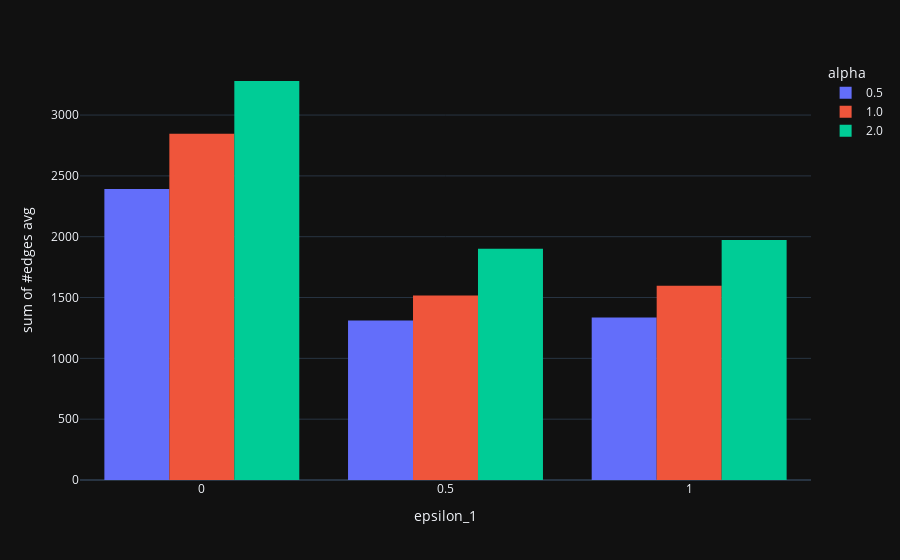
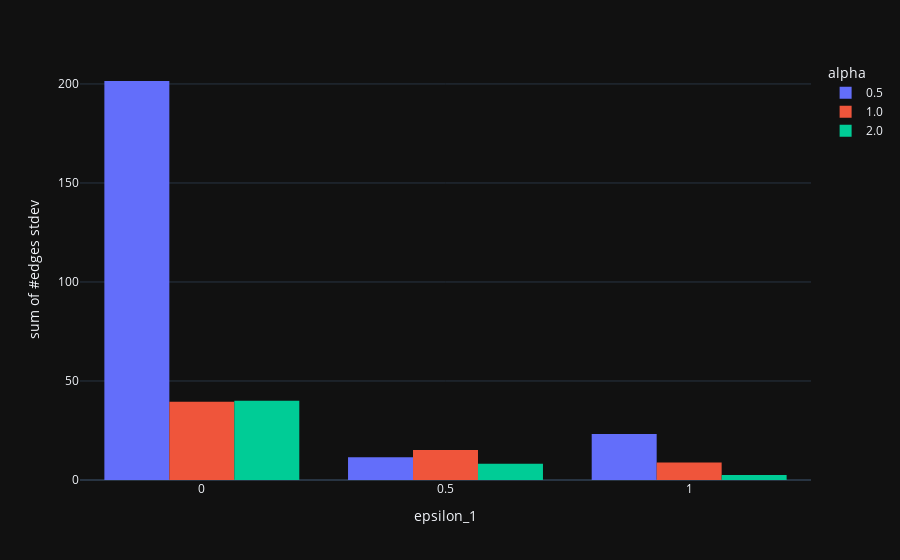

Notebook code for these charts, in order:
### Code cell
graphs = [
    ('epsilon_1', '#edges avg'),
    ('epsilon_1', '#edges stdev')
]
for graph in graphs:
    create_figure(*graph).show()

### Figure 1 — Plotly figure (JSON) as saved in the notebook; plotly's stock layout.template omitted (floating-point values rounded to 4 significant figures)
{"data": [{"alignmentgroup": "True", "bingroup": "x", "histfunc": "sum", "hovertemplate": "alpha=0.5<br>epsilon_1=%{x}<br>sum of #edges avg=%{y}<extra></extra>", "legendgroup": "0.5", "marker": {"color": "#636efa", "pattern": {"shape": ""}}, "name": "0.5", "offsetgroup": "0.5", "orientation": "v", "showlegend": true, "x": [0.01, 0.1, 0.5, 1.0], "xaxis": "x", "y": [1126.0, 1266.0, 1311.0, 1336.0], "yaxis": "y", "type": "histogram"}, {"alignmentgroup": "True", "bingroup": "x", "histfunc": "sum", "hovertemplate": "alpha=1.0<br>epsilon_1=%{x}<br>sum of #edges avg=%{y}<extra></extra>", "legendgroup": "1.0", "marker": {"color": "#EF553B", "pattern": {"shape": ""}}, "name": "1.0", "offsetgroup": "1.0", "orientation": "v", "showlegend": true, "x": [0.01, 0.1, 0.5, 1.0], "xaxis": "x", "y": [1413.0, 1434.0, 1517.0, 1596.0], "yaxis": "y", "type": "histogram"}, {"alignmentgroup": "True", "bingroup": "x", "histfunc": "sum", "hovertemplate": "alpha=2.0<br>epsilon_1=%{x}<br>sum of #edges avg=%{y}<extra></extra>", "legendgroup": "2.0", "marker": {"color": "#00cc96", "pattern": {"shape": ""}}, "name": "2.0", "offsetgroup": "2.0", "orientation": "v", "showlegend": true, "x": [0.01, 0.1, 0.5, 1.0], "xaxis": "x", "y": [1603.0, 1677.0, 1900.0, 1973.0], "yaxis": "y", "type": "histogram"}], "layout": {"xaxis": {"anchor": "y", "domain": [0.0, 1.0], "title": {"text": "epsilon_1"}}, "yaxis": {"anchor": "x", "domain": [0.0, 1.0], "title": {"text": "sum of #edges avg"}}, "legend": {"title": {"text": "alpha"}, "tracegroupgap": 0}, "margin": {"t": 60}, "barmode": "group"}}

### Figure 2 — Plotly figure (JSON) as saved in the notebook; plotly's stock layout.template omitted (floating-point values rounded to 4 significant figures)
{"data": [{"alignmentgroup": "True", "bingroup": "x", "histfunc": "sum", "hovertemplate": "alpha=0.5<br>epsilon_1=%{x}<br>sum of #edges stdev=%{y}<extra></extra>", "legendgroup": "0.5", "marker": {"color": "#636efa", "pattern": {"shape": ""}}, "name": "0.5", "offsetgroup": "0.5", "orientation": "v", "showlegend": true, "x": [0.01, 0.1, 0.5, 1.0], "xaxis": "x", "y": [193.3, 8.149, 11.45, 23.22], "yaxis": "y", "type": "histogram"}, {"alignmentgroup": "True", "bingroup": "x", "histfunc": "sum", "hovertemplate": "alpha=1.0<br>epsilon_1=%{x}<br>sum of #edges stdev=%{y}<extra></extra>", "legendgroup": "1.0", "marker": {"color": "#EF553B", "pattern": {"shape": ""}}, "name": "1.0", "offsetgroup": "1.0", "orientation": "v", "showlegend": true, "x": [0.01, 0.1, 0.5, 1.0], "xaxis": "x", "y": [23.51, 16.01, 15.13, 8.786], "yaxis": "y", "type": "histogram"}, {"alignmentgroup": "True", "bingroup": "x", "histfunc": "sum", "hovertemplate": "alpha=2.0<br>epsilon_1=%{x}<br>sum of #edges stdev=%{y}<extra></extra>", "legendgroup": "2.0", "marker": {"color": "#00cc96", "pattern": {"shape": ""}}, "name": "2.0", "offsetgroup": "2.0", "orientation": "v", "showlegend": true, "x": [0.01, 0.1, 0.5, 1.0], "xaxis": "x", "y": [21.25, 18.76, 8.246, 2.482], "yaxis": "y", "type": "histogram"}], "layout": {"xaxis": {"anchor": "y", "domain": [0.0, 1.0], "title": {"text": "epsilon_1"}}, "yaxis": {"anchor": "x", "domain": [0.0, 1.0], "title": {"text": "sum of #edges stdev"}}, "legend": {"title": {"text": "alpha"}, "tracegroupgap": 0}, "margin": {"t": 60}, "barmode": "group"}}
